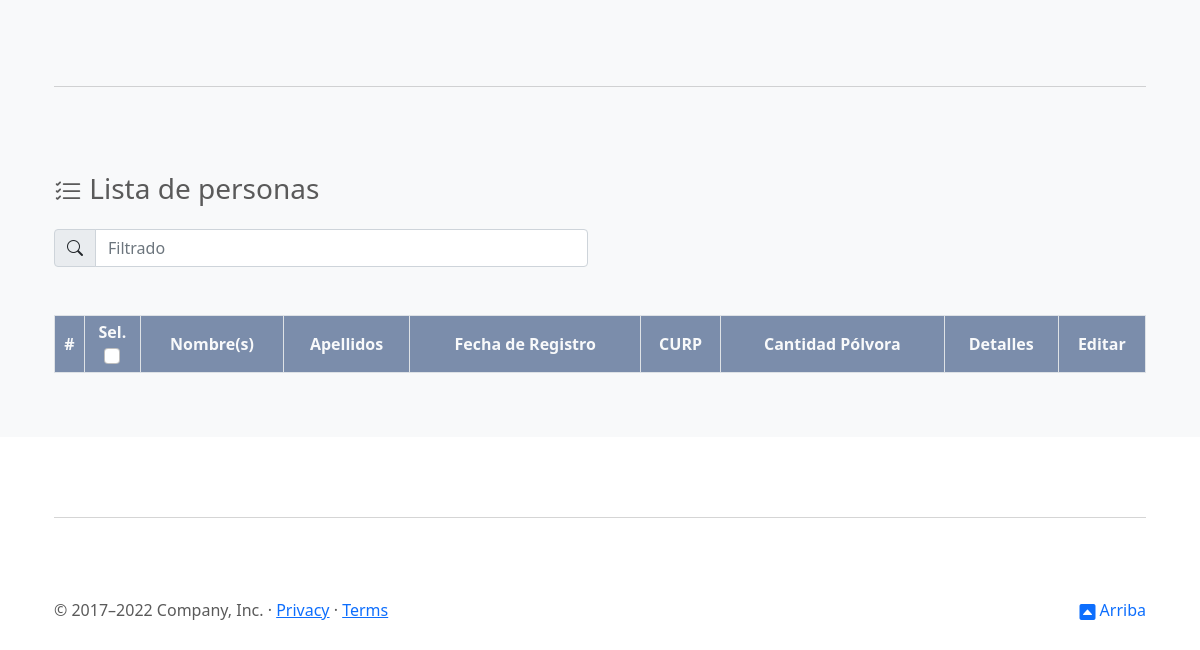
The page /home_config.php (lower part) on the database as committed earlier.
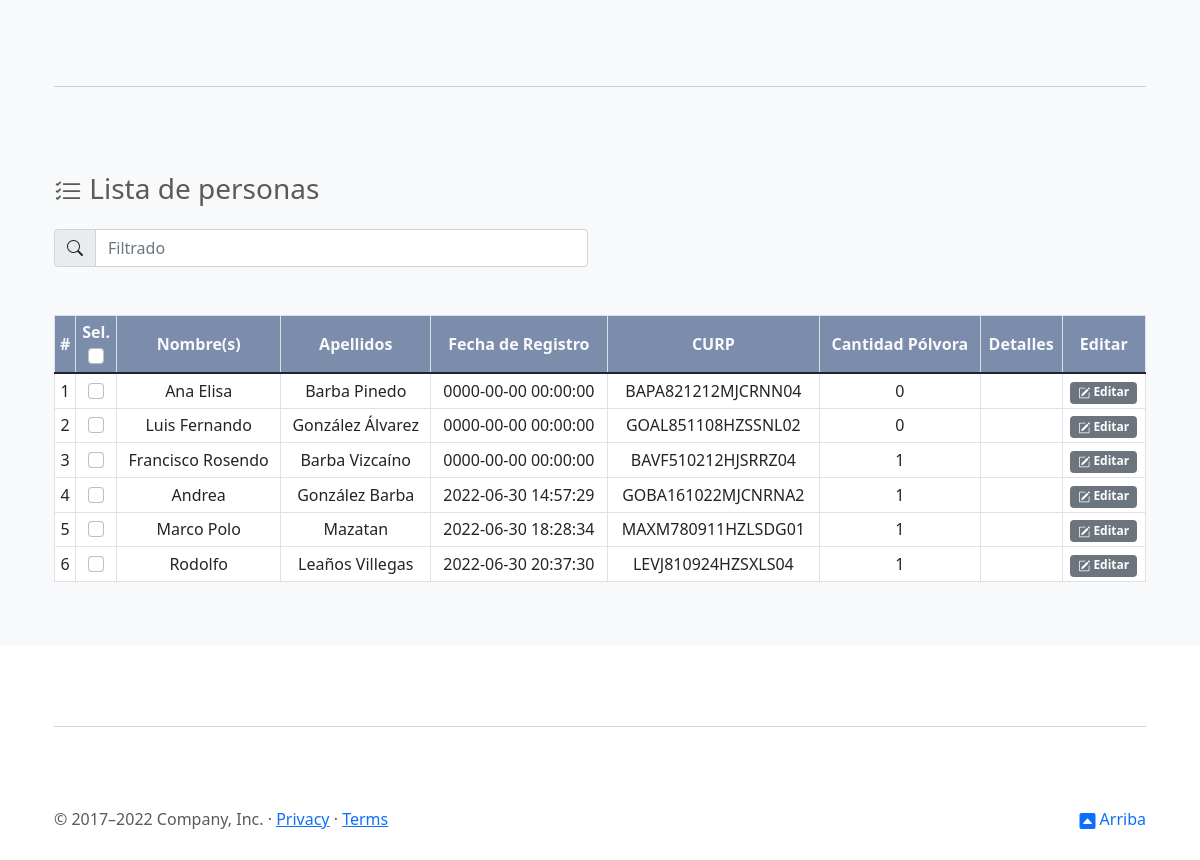
The same page on the database as committed later.
### tables this page shows
CREATE TABLE `asistentes` (
  `id` int(11) NOT NULL,
  `nombre` varchar(50) NOT NULL,
  `apellidos` varchar(50) NOT NULL,
  `fecha_entrega` datetime NOT NULL,
  `qr` varchar(100) NOT NULL,
  `entregado` int(11) NOT NULL,
  `curp` varchar(18) NOT NULL,
  `cantidad_polvora` int(11) NOT NULL,
  `detalles` varchar(100) DEFAULT NULL
);

### home_config.php (the view, shortened to what this page needs)
<!doctype html>
<html lang="en">
  <head>
    <link href="https://cdn.jsdelivr.net/npm/bootstrap@5.2.0-beta1/dist/css/bootstrap.min.css" rel="stylesheet">
    <link rel="stylesheet" href="https://cdn.jsdelivr.net/npm/bootstrap-icons@1.8.1/font/bootstrap-icons.css">
    <link href="assets/dist/css/bootstrap.min.css" rel="stylesheet">
    <link href="assets/dist/css/bootstrap.min.css" rel="stylesheet">
    <link href="carousel.css" rel="stylesheet">
  </head>
  <body>
    <main class="">
      <div class="album py-5 bg-light">
        <div class="container marketing">
          <div class="row mt-5">
          </div>
        </div>
        <div class="container">
          <hr class="featurette-divider">
          <p class="fs-3"><i class="bi bi-list-check"></i> Lista de personas</p>
          <div class="row">
            <div class="col">
              <div class="input-group mb-4 w-100">
                <span class="input-group-text" id="basic-addon1"><i class="bi bi-search"></i></span>
                <input type="text" class="form-control" placeholder="Filtrado" aria-label="Filtrado" aria-describedby="basic-addon1" id="myInput">
              </div>
            </div>
            <div class="col">
            </div>
          </div>
          <div class="table-responsive">
            <table class="table table-hover table-bordered table-sm align-middle mt-4">
              <thead style="background-color:#7B8DAB;" class="text-light align-middle">
                <tr class="text-center">
                    <th scope="col">#</th>
                    <th scope="col">Sel. <br><input class="form-check-input" type="checkbox" value=""></th>
                    <th scope="col">Nombre(s)</th>
                    <th scope="col">Apellidos</th>
                    <th scope="col">Fecha de Registro</th>
                    <th scope="col">CURP</th>
                    <th scope="col">Cantidad Pólvora</th>
                    <th scope="col">Detalles</th>
                    <th scope="col">Editar</th>
                </tr>
              </thead>
              <tbody id="myTable">
                <?php
                  include('query.php');
                  $x = 0;
                  while ($row_sqlQuery = $resultadoQuery->fetch_assoc()) {
                    $x++;
                    echo '
                    <tr class="text-center bg-white">
                      <td>' . $x . '</td>
                      <td><input class="form-check-input" type="checkbox" value="'.$row_sqlQuery['id'].'"></td>
                      <td>' . $row_sqlQuery['nombre'] . '</td>
                      <td>' . $row_sqlQuery['apellidos'] . '</td>
                      <td>' . $row_sqlQuery['fecha_entrega'] . '</td>
                      <td>' . $row_sqlQuery['curp'] . '</td>
                      <td>' . $row_sqlQuery['cantidad_polvora'] . '</td>
                      <td>' . $row_sqlQuery['detalles'] . '</td>
                      <td><span class="badge text-bg-secondary" href="#" type="button" data-bs-toggle="modal" data-bs-target="#editar' . $row_sqlQuery['id'] . '"><i class="bi bi-pencil-square"></i> Editar</span></td>
                    <tr>';
                  }
            echo'</table>';
            ?>
          </div>
        </div>
      </div>
    </main>
  </body>
  <footer class="container">
  <hr class="featurette-divider">
    <p class="float-end"><a href="#" style="text-decoration:none"><i class="bi bi-caret-up-square-fill"></i> Arriba</a></p>
    <p>&copy; 2017–2022 Company, Inc. &middot; <a href="#">Privacy</a> &middot; <a href="#">Terms</a></p>
  </footer>
</html>

Rows that differ between the two databases and show on the page:
added asistentes: nombre "Ana Elisa", apellidos "Barba Pinedo", fecha_entrega "0000-00-00 00:00:00", curp "BAPA821212MJCRNN04", cantidad_polvora "0"
added asistentes: nombre "Luis Fernando", apellidos "González Álvarez", fecha_entrega "0000-00-00 00:00:00", curp "GOAL851108HZSSNL02", cantidad_polvora "0"
added asistentes: nombre "Francisco Rosendo", apellidos "Barba Vizcaíno", fecha_entrega "0000-00-00 00:00:00", curp "BAVF510212HJSRRZ04", cantidad_polvora "1"
added asistentes: nombre "Andrea", apellidos "González Barba", fecha_entrega "2022-06-30 14:57:29", curp "GOBA161022MJCNRNA2", cantidad_polvora "1"
added asistentes: nombre "Marco Polo", apellidos "Mazatan", fecha_entrega "2022-06-30 18:28:34", curp "MAXM780911HZLSDG01", cantidad_polvora "1"
added asistentes: nombre "Rodolfo", apellidos "Leaños Villegas", fecha_entrega "2022-06-30 20:37:30", curp "LEVJ810924HZSXLS04", cantidad_polvora "1"
